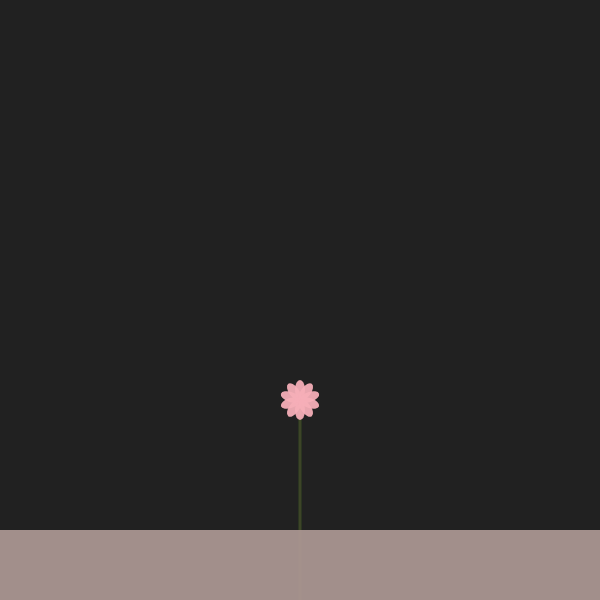
Frame 1 (no input)
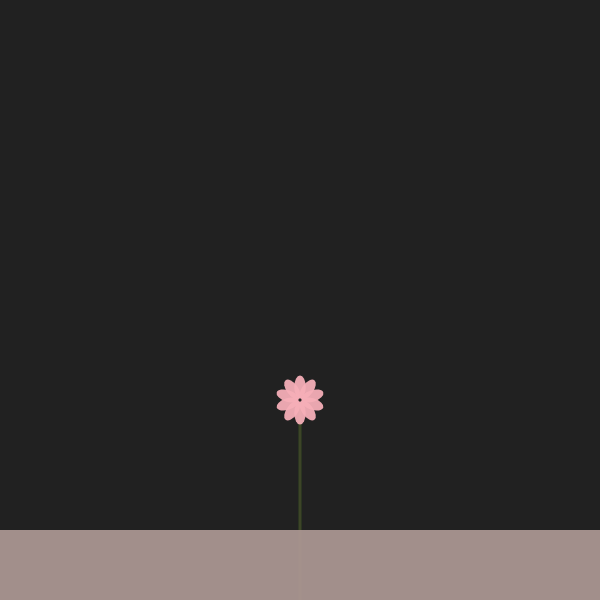
Frame 60 (no input)
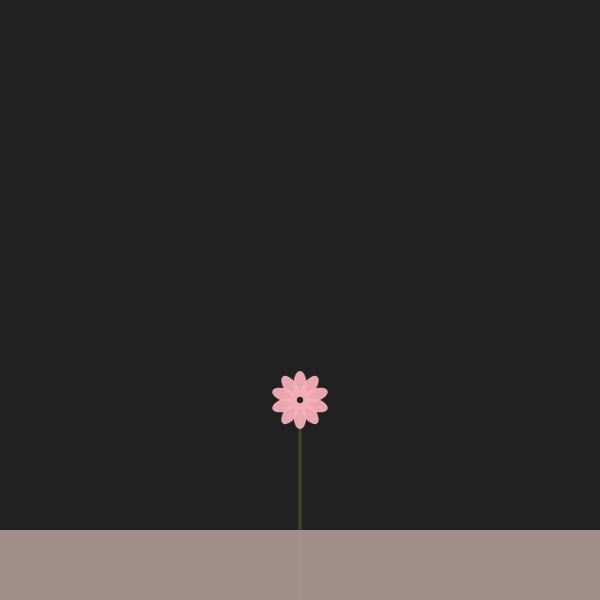
Frame 120 (the mouse pressed at the canvas centre since frame 60)

The p5.js sketch that drew these frames (run headless with seeded random() and noise() and a simulated clock; from frame 60 on, the mouse is pressed at the canvas centre):

// p5.js sketch
// ── sketch.js
//https://editor.p5js.org/son/sketches/SkJJxG2Cm

function setup() {
  createCanvas(600, 600);
  frameRate(60);
}

function draw() {
  background(33);
  flower();
  ground();
}

function ground() {
  //noStroke();
  fill(170, 150, 146, 240);
  rect(0, 530, 600, 530);
}

function flower() {
  for (var r51 = 0; r51 < 10; r51++) {
    stroke(85, 107, 47, 20);
    strokeWeight(3);
    if (frameCount <= 400) {
      line(300, 600, 300, 400 + frameCount / 10);
    }
    if (frameCount > 400) {
      line(300, 600, 300, 440);
    }
    noStroke();
  }

  push();
  fill(245, 174, 184, 240);
  translate(300, 400);
  noStroke();
  for (var r5 = 0; r5 < 10; r5++) {
    if (frameCount <= 400) {
      ellipse(
        0,
        10 + frameCount / 20,
        10 + frameCount / 40,
        20 + frameCount / 20
      );
    }
    if (frameCount > 400) {
      ellipse(0, 30, 20, 40);
    }
    rotate(PI / 5);
  }
  pop();
}
